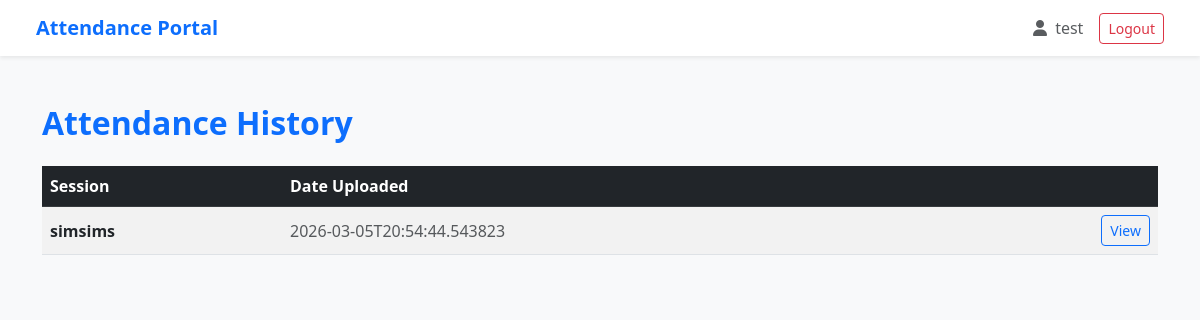
Page /history (signed in) on the earlier database version.
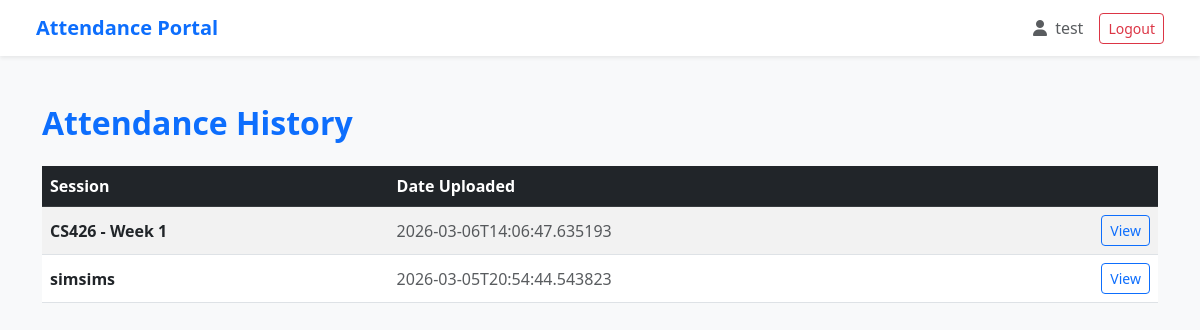
Same page on the later database version.
### tables this page shows
CREATE TABLE user_files (
        id INTEGER PRIMARY KEY AUTOINCREMENT,
        user_id INTEGER NOT NULL,
        type TEXT NOT NULL,            -- 'upload' or 'template'
        label TEXT NOT NULL,           -- e.g. CS262
        filename TEXT NOT NULL,        -- saved file name
        created_at TEXT NOT NULL,
        FOREIGN KEY (user_id) REFERENCES users(id)
    );

### app.py (the view)
@app.route("/history")
@login_required
def history():
    conn = get_db_connection()
    sessions = conn.execute(
        """
        SELECT id, label, created_at
        FROM user_files
        WHERE user_id = ? AND type = 'upload'
        ORDER BY created_at DESC
        """,
        (session["user_id"],)
    ).fetchall()
    conn.close()
    return render_template("history.html", sessions=sessions)

### app.py (called while the page is built)
def get_db_connection():
    conn = sqlite3.connect(DB_PATH)
    conn.row_factory = sqlite3.Row
    return conn

def login_required(view_func):
    @wraps(view_func)
    def wrapped(*args, **kwargs):
        if not session.get("user_id"):
            flash("Please log in to access Attendance History.")
            return redirect(url_for("login"))
        return view_func(*args, **kwargs)
    return wrapped

### templates/history.html (shortened to what this page needs)
{% extends "base.html" %}
{% block content %}
<div class="container py-4">
  <h2 class="fw-bold text-primary mb-4">Attendance History</h2>
  {% if sessions and sessions|length > 0 %}
    <div class="table-responsive">
      <table class="table table-striped align-middle">
        <thead class="table-dark">
          <tr>
            <th>Session</th>
            <th>Date Uploaded</th>
            <th></th>
          </tr>
        </thead>
        <tbody>
          {% for s in sessions %}
            <tr>
              <td class="fw-semibold">{{ s["label"] }}</td>
              <td class="text-muted">{{ s["created_at"] }}</td>
              <td class="text-end">
                <a class="btn btn-sm btn-outline-primary"
                   href="/history/{{ s['id'] }}">
                   View
                </a>
              </td>
            </tr>
          {% endfor %}
        </tbody>
      </table>
    </div>
  {% else %}
    <p class="text-muted">No attendance sessions uploaded yet.</p>
  {% endif %}
</div>
{% endblock %}

### templates/base.html (shortened to what this page needs)
<!DOCTYPE html>
<html lang="en">
<head>
  <link href="https://cdn.jsdelivr.net/npm/bootstrap@5.3.0/dist/css/bootstrap.min.css" rel="stylesheet">
  <link rel="stylesheet" href="{{ url_for('static', filename='style.css') }}">
  <link rel="stylesheet" href="https://cdnjs.cloudflare.com/ajax/libs/font-awesome/6.5.0/css/all.min.css">
</head>
<body class="bg-light">
  <nav class="navbar bg-white shadow-sm px-4 mb-4">
    <div class="container-fluid">
      <a class="navbar-brand fw-bold text-primary" href="/">Attendance Portal</a>
      <div class="d-flex align-items-center gap-3">
        {% if session.get('user_id') %}
          <a href="/profile" class="text-decoration-none text-muted">
            <i class="fa-solid fa-user me-1"></i>
            {{ session.get('username') }}
          </a>
          <form method="POST" action="/logout" class="m-0">
            <button type="submit" class="btn btn-sm btn-outline-danger">Logout</button>
          </form>
        {% else %}
          <a href="/login" class="text-decoration-none text-dark" title="Login">
            <i class="fa-solid fa-user fa-lg"></i>
          </a>
        {% endif %}
      </div>
    </div>
  </nav>
  {% block content %}{% endblock %}
</body>
</html>

### static/style.css (style rules this page uses)
body { font-family: 'Segoe UI', sans-serif; background: #f9fafc; }
.navbar i.fa-user { transition: color 0.2s ease; }

Differences in the rows shown:
added user_files: label "CS426 - Week 1", created_at "2026-03-06T14:06:47.635193"
